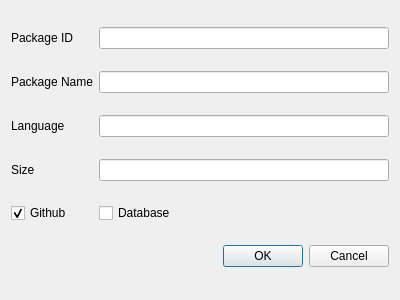
<?xml version="1.0" encoding="UTF-8"?>
<ui version="4.0">
 <class>searchDialog</class>
 <widget class="QDialog" name="searchDialog">
  <property name="geometry">
   <rect>
    <x>0</x>
    <y>0</y>
    <width>400</width>
    <height>300</height>
   </rect>
  </property>
  <property name="windowTitle">
   <string>Search Github and Database</string>
  </property>
  <property name="autoFillBackground">
   <bool>false</bool>
  </property>
  <layout class="QGridLayout" name="gridLayout">
   <item row="0" column="1">
    <widget class="QLineEdit" name="textPackageID">
     <property name="toolTip">
      <string>&lt;html&gt;&lt;head/&gt;&lt;body&gt;&lt;p&gt;The ID of the package (not applicable to a GitHub search).&lt;/p&gt;&lt;/body&gt;&lt;/html&gt;</string>
     </property>
     <property name="inputMethodHints">
      <set>Qt::ImhNone</set>
     </property>
     <property name="cursorMoveStyle">
      <enum>Qt::LogicalMoveStyle</enum>
     </property>
    </widget>
   </item>
   <item row="2" column="1">
    <widget class="QLineEdit" name="textLanguage">
     <property name="toolTip">
      <string>&lt;html&gt;&lt;head/&gt;&lt;body&gt;&lt;p&gt;The language of the package.&lt;/p&gt;&lt;/body&gt;&lt;/html&gt;</string>
     </property>
    </widget>
   </item>
   <item row="0" column="0">
    <widget class="QLabel" name="labelPackageID">
     <property name="text">
      <string>Package ID</string>
     </property>
    </widget>
   </item>
   <item row="3" column="1">
    <widget class="QLineEdit" name="textSize">
     <property name="toolTip">
      <string>&lt;html&gt;&lt;head/&gt;&lt;body&gt;&lt;p&gt;The size of the package, the operators &amp;lt; and &amp;gt; are supported.&lt;/p&gt;&lt;/body&gt;&lt;/html&gt;</string>
     </property>
    </widget>
   </item>
   <item row="1" column="0">
    <widget class="QLabel" name="labelPackageName">
     <property name="text">
      <string>Package Name</string>
     </property>
    </widget>
   </item>
   <item row="1" column="1">
    <widget class="QLineEdit" name="textPackageName">
     <property name="toolTip">
      <string>&lt;html&gt;&lt;head/&gt;&lt;body&gt;&lt;p&gt;The name of the package.&lt;/p&gt;&lt;/body&gt;&lt;/html&gt;</string>
     </property>
    </widget>
   </item>
   <item row="5" column="1">
    <widget class="QDialogButtonBox" name="buttonBox">
     <property name="standardButtons">
      <set>QDialogButtonBox::Cancel|QDialogButtonBox::Ok</set>
     </property>
    </widget>
   </item>
   <item row="4" column="0">
    <widget class="QCheckBox" name="checkBoxGithub">
     <property name="toolTip">
      <string>&lt;html&gt;&lt;head/&gt;&lt;body&gt;&lt;p&gt;Search GitHub.&lt;/p&gt;&lt;/body&gt;&lt;/html&gt;</string>
     </property>
     <property name="text">
      <string>Github</string>
     </property>
     <property name="checked">
      <bool>true</bool>
     </property>
    </widget>
   </item>
   <item row="3" column="0">
    <widget class="QLabel" name="labelSize">
     <property name="text">
      <string>Size</string>
     </property>
    </widget>
   </item>
   <item row="4" column="1">
    <widget class="QCheckBox" name="checkBoxDatabase">
     <property name="toolTip">
      <string>&lt;html&gt;&lt;head/&gt;&lt;body&gt;&lt;p&gt;Search the database.&lt;/p&gt;&lt;/body&gt;&lt;/html&gt;</string>
     </property>
     <property name="text">
      <string>Database</string>
     </property>
    </widget>
   </item>
   <item row="2" column="0">
    <widget class="QLabel" name="labelLanguage">
     <property name="text">
      <string>Language</string>
     </property>
    </widget>
   </item>
  </layout>
 </widget>
 <tabstops>
  <tabstop>textPackageID</tabstop>
  <tabstop>textPackageName</tabstop>
  <tabstop>textLanguage</tabstop>
  <tabstop>textSize</tabstop>
  <tabstop>checkBoxGithub</tabstop>
  <tabstop>checkBoxDatabase</tabstop>
  <tabstop>buttonBox</tabstop>
 </tabstops>
 <resources/>
 <connections>
  <connection>
   <sender>buttonBox</sender>
   <signal>accepted()</signal>
   <receiver>searchDialog</receiver>
   <slot>accept()</slot>
   <hints>
    <hint type="sourcelabel">
     <x>252</x>
     <y>264</y>
    </hint>
    <hint type="destinationlabel">
     <x>199</x>
     <y>149</y>
    </hint>
   </hints>
  </connection>
  <connection>
   <sender>buttonBox</sender>
   <signal>rejected()</signal>
   <receiver>searchDialog</receiver>
   <slot>reject()</slot>
   <hints>
    <hint type="sourcelabel">
     <x>252</x>
     <y>264</y>
    </hint>
    <hint type="destinationlabel">
     <x>199</x>
     <y>149</y>
    </hint>
   </hints>
  </connection>
  <connection>
   <sender>checkBoxGithub</sender>
   <signal>toggled(bool)</signal>
   <receiver>textPackageID</receiver>
   <slot>setDisabled(bool)</slot>
   <hints>
    <hint type="sourcelabel">
     <x>50</x>
     <y>215</y>
    </hint>
    <hint type="destinationlabel">
     <x>117</x>
     <y>40</y>
    </hint>
   </hints>
  </connection>
  <connection>
   <sender>checkBoxGithub</sender>
   <signal>toggled(bool)</signal>
   <receiver>textPackageID</receiver>
   <slot>clear()</slot>
   <hints>
    <hint type="sourcelabel">
     <x>35</x>
     <y>217</y>
    </hint>
    <hint type="destinationlabel">
     <x>158</x>
     <y>35</y>
    </hint>
   </hints>
  </connection>
  <connection>
   <sender>checkBoxGithub</sender>
   <signal>clicked()</signal>
   <receiver>checkBoxDatabase</receiver>
   <slot>toggle()</slot>
   <hints>
    <hint type="sourcelabel">
     <x>89</x>
     <y>215</y>
    </hint>
    <hint type="destinationlabel">
     <x>116</x>
     <y>216</y>
    </hint>
   </hints>
  </connection>
  <connection>
   <sender>checkBoxDatabase</sender>
   <signal>clicked()</signal>
   <receiver>checkBoxGithub</receiver>
   <slot>toggle()</slot>
   <hints>
    <hint type="sourcelabel">
     <x>184</x>
     <y>211</y>
    </hint>
    <hint type="destinationlabel">
     <x>87</x>
     <y>219</y>
    </hint>
   </hints>
  </connection>
 </connections>
</ui>
